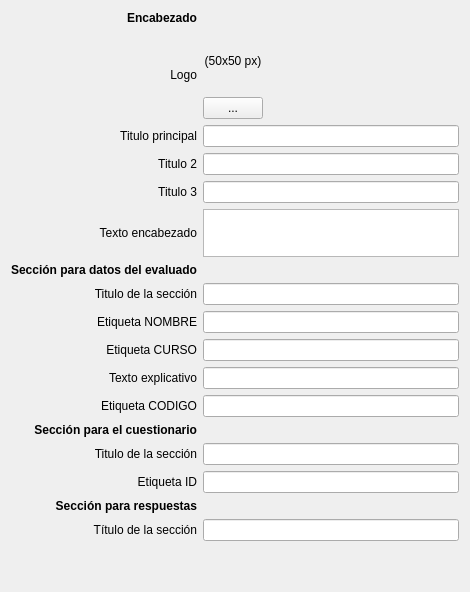
            <widget class="QWidget" name="pageHojaRespuestas">
             <layout class="QVBoxLayout" name="verticalLayout_10">
              <item>
               <layout class="QGridLayout" name="gridLayout">
                <item row="16" column="1">
                 <widget class="QLineEdit" name="editTituloRespuestas"/>
                </item>
                <item row="7" column="0">
                 <widget class="QLabel" name="label_28">
                  <property name="text">
                   <string>Titulo de la sección</string>
                  </property>
                  <property name="alignment">
                   <set>Qt::AlignmentFlag::AlignRight|Qt::AlignmentFlag::AlignTrailing|Qt::AlignmentFlag::AlignVCenter</set>
                  </property>
                 </widget>
                </item>
                <item row="10" column="1">
                 <widget class="QLineEdit" name="editTextoDatos"/>
                </item>
                <item row="11" column="0">
                 <widget class="QLabel" name="label_27">
                  <property name="text">
                   <string>Etiqueta CODIGO</string>
                  </property>
                  <property name="alignment">
                   <set>Qt::AlignmentFlag::AlignRight|Qt::AlignmentFlag::AlignTrailing|Qt::AlignmentFlag::AlignVCenter</set>
                  </property>
                 </widget>
                </item>
                <item row="5" column="1">
                 <widget class="QPlainTextEdit" name="editTextoEncabezado">
                  <property name="maximumSize">
                   <size>
                    <width>16777215</width>
                    <height>48</height>
                   </size>
                  </property>
                 </widget>
                </item>
                <item row="9" column="1">
                 <widget class="QLineEdit" name="editDatosCurso"/>
                </item>
                <item row="1" column="0">
                 <widget class="QLabel" name="label_17">
                  <property name="text">
                   <string>Logo</string>
                  </property>
                  <property name="alignment">
                   <set>Qt::AlignmentFlag::AlignRight|Qt::AlignmentFlag::AlignTrailing|Qt::AlignmentFlag::AlignVCenter</set>
                  </property>
                 </widget>
                </item>
                <item row="12" column="0">
                 <widget class="QLabel" name="label_29">
                  <property name="font">
                   <font>
                    <bold>true</bold>
                   </font>
                  </property>
                  <property name="text">
                   <string>Sección para el cuestionario</string>
                  </property>
                  <property name="alignment">
                   <set>Qt::AlignmentFlag::AlignRight|Qt::AlignmentFlag::AlignTrailing|Qt::AlignmentFlag::AlignVCenter</set>
                  </property>
                 </widget>
                </item>
                <item row="14" column="1">
                 <widget class="QLineEdit" name="editCuestionarioID"/>
                </item>
                <item row="11" column="1">
                 <widget class="QLineEdit" name="editDatosCodigo"/>
                </item>
                <item row="15" column="0">
                 <widget class="QLabel" name="label_32">
                  <property name="font">
                   <font>
                    <bold>true</bold>
                   </font>
                  </property>
                  <property name="text">
                   <string>Sección para respuestas</string>
                  </property>
                  <property name="alignment">
                   <set>Qt::AlignmentFlag::AlignRight|Qt::AlignmentFlag::AlignTrailing|Qt::AlignmentFlag::AlignVCenter</set>
                  </property>
                 </widget>
                </item>
                <item row="4" column="0">
                 <widget class="QLabel" name="label_21">
                  <property name="text">
                   <string>Titulo 3</string>
                  </property>
                  <property name="alignment">
                   <set>Qt::AlignmentFlag::AlignRight|Qt::AlignmentFlag::AlignTrailing|Qt::AlignmentFlag::AlignVCenter</set>
                  </property>
                 </widget>
                </item>
                <item row="13" column="0">
                 <widget class="QLabel" name="label_30">
                  <property name="text">
                   <string>Titulo de la sección</string>
                  </property>
                  <property name="alignment">
                   <set>Qt::AlignmentFlag::AlignRight|Qt::AlignmentFlag::AlignTrailing|Qt::AlignmentFlag::AlignVCenter</set>
                  </property>
                 </widget>
                </item>
                <item row="2" column="1">
                 <widget class="QLineEdit" name="editTituloEncabezado"/>
                </item>
                <item row="14" column="0">
                 <widget class="QLabel" name="label_31">
                  <property name="text">
                   <string>Etiqueta ID</string>
                  </property>
                  <property name="alignment">
                   <set>Qt::AlignmentFlag::AlignRight|Qt::AlignmentFlag::AlignTrailing|Qt::AlignmentFlag::AlignVCenter</set>
                  </property>
                 </widget>
                </item>
                <item row="0" column="0">
                 <widget class="QLabel" name="label_16">
                  <property name="font">
                   <font>
                    <bold>true</bold>
                   </font>
                  </property>
                  <property name="text">
                   <string>Encabezado</string>
                  </property>
                  <property name="alignment">
                   <set>Qt::AlignmentFlag::AlignRight|Qt::AlignmentFlag::AlignTrailing|Qt::AlignmentFlag::AlignVCenter</set>
                  </property>
                 </widget>
                </item>
                <item row="3" column="1">
                 <widget class="QLineEdit" name="editTitulo2"/>
                </item>
                <item row="2" column="0">
                 <widget class="QLabel" name="label_19">
                  <property name="text">
                   <string>Titulo principal</string>
                  </property>
                  <property name="alignment">
                   <set>Qt::AlignmentFlag::AlignRight|Qt::AlignmentFlag::AlignTrailing|Qt::AlignmentFlag::AlignVCenter</set>
                  </property>
                 </widget>
                </item>
                <item row="7" column="1">
                 <widget class="QLineEdit" name="editTituloDatos"/>
                </item>
                <item row="1" column="1">
                 <layout class="QVBoxLayout" name="verticalLayout_11">
                  <item>
                   <widget class="QLabel" name="labelLogo">
                    <property name="minimumSize">
                     <size>
                      <width>60</width>
                      <height>60</height>
                     </size>
                    </property>
                    <property name="maximumSize">
                     <size>
                      <width>60</width>
                      <height>60</height>
                     </size>
                    </property>
                    <property name="text">
                     <string>(50x50 px)</string>
                    </property>
                    <property name="alignment">
                     <set>Qt::AlignmentFlag::AlignCenter</set>
                    </property>
                   </widget>
                  </item>
                  <item>
                   <widget class="QPushButton" name="buttonLogo">
                    <property name="minimumSize">
                     <size>
                      <width>60</width>
                      <height>0</height>
                     </size>
                    </property>
                    <property name="maximumSize">
                     <size>
                      <width>60</width>
                      <height>16777215</height>
                     </size>
                    </property>
                    <property name="text">
                     <string>...</string>
                    </property>
                   </widget>
                  </item>
                 </layout>
                </item>
                <item row="4" column="1">
                 <widget class="QLineEdit" name="editTitulo3"/>
                </item>
                <item row="6" column="0">
                 <widget class="QLabel" name="label_23">
                  <property name="font">
                   <font>
                    <bold>true</bold>
                   </font>
                  </property>
                  <property name="text">
                   <string>Sección para datos del evaluado</string>
                  </property>
                  <property name="alignment">
                   <set>Qt::AlignmentFlag::AlignRight|Qt::AlignmentFlag::AlignTrailing|Qt::AlignmentFlag::AlignVCenter</set>
                  </property>
                 </widget>
                </item>
                <item row="3" column="0">
                 <widget class="QLabel" name="label_20">
                  <property name="text">
                   <string>Titulo 2</string>
                  </property>
                  <property name="alignment">
                   <set>Qt::AlignmentFlag::AlignRight|Qt::AlignmentFlag::AlignTrailing|Qt::AlignmentFlag::AlignVCenter</set>
                  </property>
                 </widget>
                </item>
                <item row="5" column="0">
                 <widget class="QLabel" name="label_22">
                  <property name="text">
                   <string>Texto encabezado</string>
                  </property>
                  <property name="alignment">
                   <set>Qt::AlignmentFlag::AlignRight|Qt::AlignmentFlag::AlignTrailing|Qt::AlignmentFlag::AlignVCenter</set>
                  </property>
                 </widget>
                </item>
                <item row="10" column="0">
                 <widget class="QLabel" name="label_26">
                  <property name="text">
                   <string>Texto explicativo</string>
                  </property>
                  <property name="alignment">
                   <set>Qt::AlignmentFlag::AlignRight|Qt::AlignmentFlag::AlignTrailing|Qt::AlignmentFlag::AlignVCenter</set>
                  </property>
                 </widget>
                </item>
                <item row="8" column="0">
                 <widget class="QLabel" name="label_24">
                  <property name="text">
                   <string>Etiqueta NOMBRE</string>
                  </property>
                  <property name="alignment">
                   <set>Qt::AlignmentFlag::AlignRight|Qt::AlignmentFlag::AlignTrailing|Qt::AlignmentFlag::AlignVCenter</set>
                  </property>
                 </widget>
                </item>
                <item row="9" column="0">
                 <widget class="QLabel" name="label_25">
                  <property name="text">
                   <string>Etiqueta CURSO</string>
                  </property>
                  <property name="alignment">
                   <set>Qt::AlignmentFlag::AlignRight|Qt::AlignmentFlag::AlignTrailing|Qt::AlignmentFlag::AlignVCenter</set>
                  </property>
                 </widget>
                </item>
                <item row="8" column="1">
                 <widget class="QLineEdit" name="editDatosNombre"/>
                </item>
                <item row="13" column="1">
                 <widget class="QLineEdit" name="editTituloCuestionario"/>
                </item>
                <item row="16" column="0">
                 <widget class="QLabel" name="label_33">
                  <property name="text">
                   <string>Título de la sección</string>
                  </property>
                  <property name="alignment">
                   <set>Qt::AlignmentFlag::AlignRight|Qt::AlignmentFlag::AlignTrailing|Qt::AlignmentFlag::AlignVCenter</set>
                  </property>
                 </widget>
                </item>
               </layout>
              </item>
              <item>
               <spacer name="verticalSpacer_9">
                <property name="orientation">
                 <enum>Qt::Orientation::Vertical</enum>
                </property>
                <property name="sizeHint" stdset="0">
                 <size>
                  <width>20</width>
                  <height>40</height>
                 </size>
                </property>
               </spacer>
              </item>
             </layout>
            </widget>
